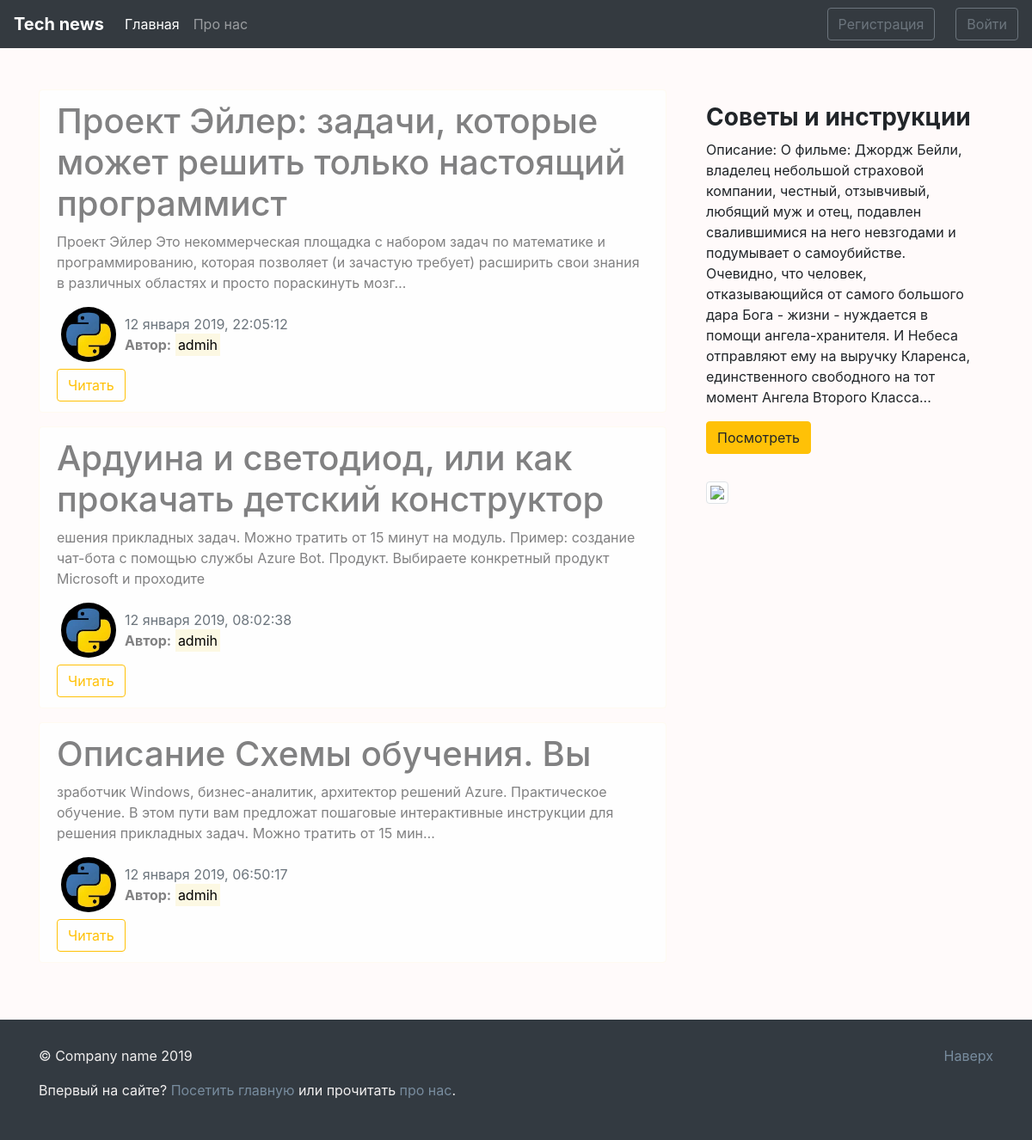
Before: / with the older database file.
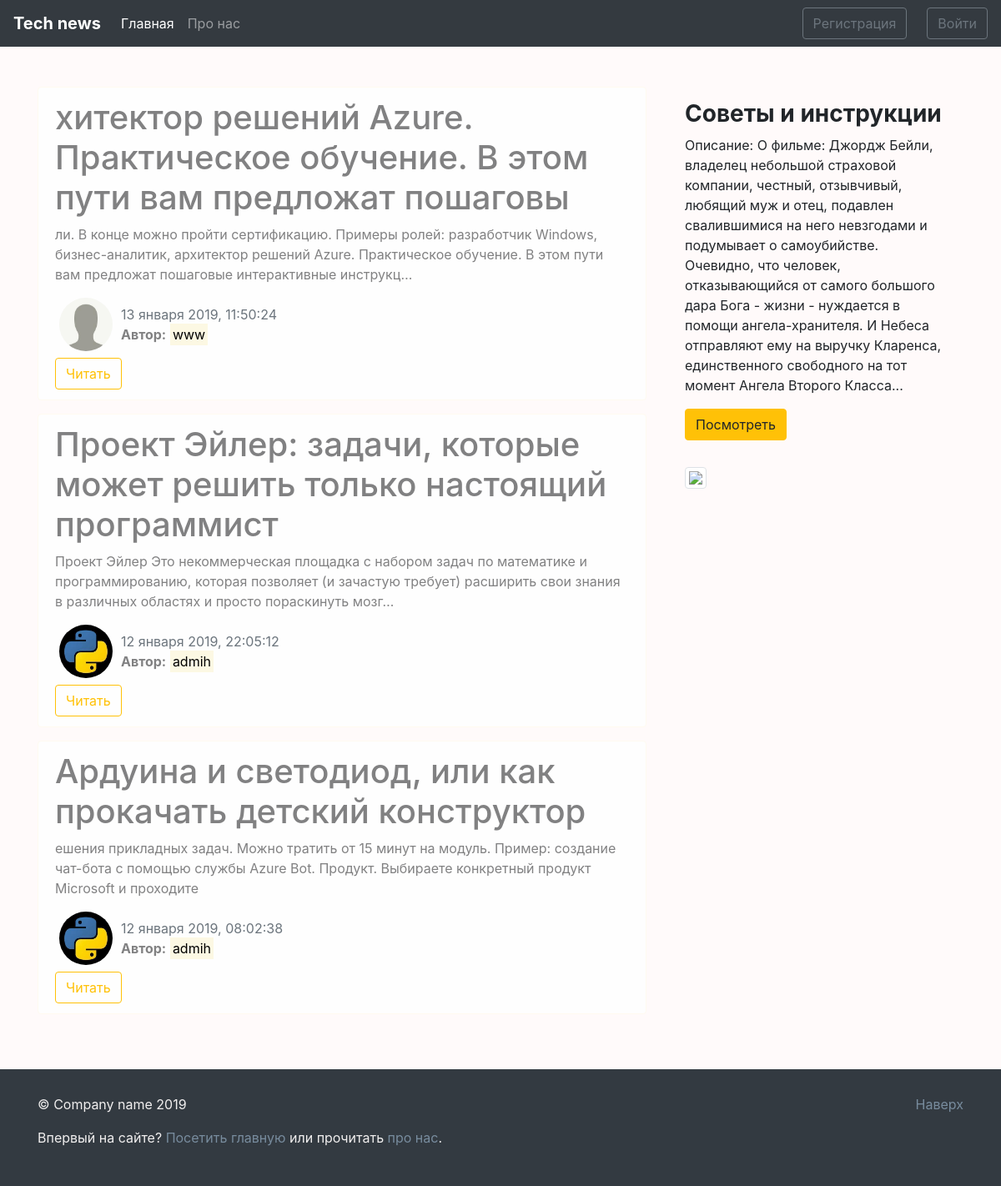
After: the same page with the newer database file.
### blog/models.py (models this page shows, shortened)
class News(models.Model):
    title = models.CharField(max_length=100) # не больше 250 можно
    text = models.TextField()
    date = models.DateTimeField(default=timezone.now)
    author = models.ForeignKey(User, on_delete=models.CASCADE)

### users/models.py (models this page shows, shortened)
class Profile(models.Model):
    user = models.OneToOneField(User, on_delete=models.CASCADE)
    img = models.ImageField(default='default.jpg', upload_to='user_images')

### blog/views.py (the view)
# urls.py: path('', views.ShowNewsView.as_view(), name='blog-home'),
class ShowNewsView(ListView):
    model = News
    template_name = 'blog/home.html'
    context_object_name = 'news'
    ordering = ['-date']
    paginate_by = 3
    def get_context_data(self, **kwards):
        ctx = super(ShowNewsView, self).get_context_data(**kwards)
        ctx['title'] = 'Главная страница'
        return ctx

### blog/templates/blog/home.html
{% extends 'blog/main.html' %}
{% block main_section %}
  {% for post in news %}
    <div class="alert alert-light">
      <h1>{{ post.title }}</h1>
      <p>{{ post.text|striptags|truncatechars:200 }}</p>
      <div class="row">
        <div>
          {% if post.author.profile.img %}
            <img src="{{ post.author.profile.img.url }}" alt="{{ post.author }}" class="user_image">
          {% else %}
            <img src="/images/default.jpg" alt="{{ post.author }}" class="user_image">
          {% endif %}
        </div>
        <div class="mt-2">
          <span class="text-muted">{{ post.date|date:"d E Y, H:i:s" }}</span>
          <p><b>Автор:</b> <mark>{{post.author}}</mark></p>
        </div>
      </div>
      <a href="{% url 'news-detail' post.id %}" class="btn btn-outline-warning">Читать</a>
    </div>
  {% endfor %}
{% endblock main_section %}
{% block aside_news_section %}
  <h3><b>Советы и инструкции</b></h3>
  <p>Описание: О фильме: Джордж Бейли, владелец небольшой страховой компании, честный, отзывчивый, любящий муж и отец, подавлен свалившимися на него невзгодами и подумывает о самоубийстве. Очевидно, что человек, отказывающийся от самого большого дара Бога - жизни - нуждается в помощи ангела-хранителя. И Небеса отправляют ему на выручку Кларенса, единственного свободного на тот момент Ангела Второго Класса...</p>
  <a href="" target="_blank">
    <button class="btn btn-warning">Посмотреть</button>
  </a>
{% endblock aside_news_section %}

Changed rows visible on the page:
no longer on this page (row unchanged): News: title "Описание Схемы обучения. Вы", text "зработчик Windows, бизнес-аналитик, архитектор решений Azure. Практическое обучение. В этом пути вам предложат пошаговые интерактивные инструкции для решения прикладных задач. Можно тратить от 15 мин…", author.profile.img (picture), date "12 января 2019, 06:50:17", author "admih"
added News: title "хитектор решений Azure. Практическое обучение. В этом пути вам предложат пошаговы", text "ли. В конце можно пройти сертификацию. Примеры ролей: разработчик Windows, бизнес-аналитик, архитектор решений Azure. Практическое обучение. В этом пути вам предложат пошаговые интерактивные инструкц…", author.profile.img (placeholder picture), date "13 января 2019, 11:50:24", author "www"
